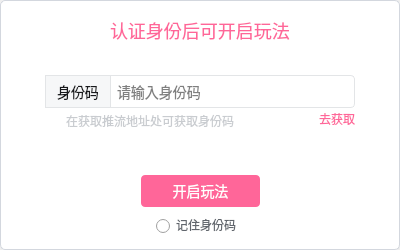
<?xml version="1.0" encoding="UTF-8"?>
<!-- Copyright (c) 2024 Sauntor

     Qili is licensed under Mulan PubL v2.
     You can use this software according to the terms and conditions of the Mulan PubL v2.
     You may obtain a copy of Mulan PubL v2 at:
              http://license.coscl.org.cn/MulanPubL-2.0
     THIS SOFTWARE IS PROVIDED ON AN "AS IS" BASIS, WITHOUT WARRANTIES OF ANY KIND,
     EITHER EXPRESS OR IMPLIED, INCLUDING BUT NOT LIMITED TO NON-INFRINGEMENT,
     MERCHANTABILITY OR FIT FOR A PARTICULAR PURPOSE.
     See the Mulan PubL v2 for more details.
-->
<ui version="4.0">
 <class>BilibiliGetCodeDialog</class>
 <widget class="QDialog" name="BilibiliGetCodeDialog">
  <property name="geometry">
   <rect>
    <x>0</x>
    <y>0</y>
    <width>400</width>
    <height>250</height>
   </rect>
  </property>
  <widget class="QWidget" name="widget_1" native="true">
   <property name="geometry">
    <rect>
     <x>0</x>
     <y>0</y>
     <width>400</width>
     <height>250</height>
    </rect>
   </property>
   <property name="windowTitle">
    <string>BilibiliGetCodeDialog</string>
   </property>
   <property name="styleSheet">
    <string notr="true">QWidget#widget_1{
	border-width: 1px;
	border-style: solid;
	border-color: rgb(211, 215, 222);
	border-radius:5px;
	background:white;
}
QPushButton{
	border: none;
}</string>
   </property>
   <widget class="QLabel" name="label">
    <property name="geometry">
     <rect>
      <x>0</x>
      <y>150</y>
      <width>138</width>
      <height>100</height>
     </rect>
    </property>
    <property name="text">
     <string/>
    </property>
    <property name="pixmap">
     <pixmap resource="images.qrc">:/image/bili-logo.svg</pixmap>
    </property>
   </widget>
   <widget class="QLabel" name="label_2">
    <property name="geometry">
     <rect>
      <x>110</x>
      <y>16</y>
      <width>180</width>
      <height>29</height>
     </rect>
    </property>
    <property name="font">
     <font>
      <pointsize>-1</pointsize>
      <bold>false</bold>
     </font>
    </property>
    <property name="styleSheet">
     <string notr="true">QLabel#label_2{
	font-size: 18px;
	font-weight: normal;
	line-height: 29px;
	letter-spacing: 0px;
	color: #FF6699;
}</string>
    </property>
    <property name="text">
     <string>认证身份后可开启玩法</string>
    </property>
   </widget>
   <widget class="QPushButton" name="startButton">
    <property name="geometry">
     <rect>
      <x>141</x>
      <y>175</y>
      <width>119</width>
      <height>32</height>
     </rect>
    </property>
    <property name="styleSheet">
     <string notr="true">QPushButton#startButton{
	font-size: 14px;
	font-weight: normal;
	line-height: 20px;
	letter-spacing: 0px;
	border-radius: 4px;
	background: #FF6699;
	color: #FFFFFF;
}
QPushButton#startButton:hover{
	background-color:rgb(255, 79, 135);
}
QPushButton#startButton:pressed{
	background-color:rgb(220, 88, 132);
}</string>
    </property>
    <property name="text">
     <string>开启玩法</string>
    </property>
   </widget>
   <widget class="QRadioButton" name="radioButton">
    <property name="geometry">
     <rect>
      <x>155</x>
      <y>215</y>
      <width>95</width>
      <height>20</height>
     </rect>
    </property>
    <property name="styleSheet">
     <string notr="true">QRadioButton#radioButton{
	font-size: 12px;
	font-weight: normal;
	line-height: 17px;
	letter-spacing: 0px;
	color: #61666D;
}
QRadioButton#radioButton::indicator {
    width: 15px;
    height: 15px;
}
QRadioButton#radioButton::indicator:checked {
    image: url(:/image/save.svg);
}</string>
    </property>
    <property name="text">
     <string>记住身份码</string>
    </property>
   </widget>
   <widget class="QPushButton" name="closeButton">
    <property name="geometry">
     <rect>
      <x>372</x>
      <y>15</y>
      <width>13</width>
      <height>13</height>
     </rect>
    </property>
    <property name="styleSheet">
     <string notr="true">QPushButton#closeButton{
	image:url(&quot;:/image/close.svg&quot;);
}
QPushButton#closeButton:hover{
	image:url(&quot;:/image/close_on.svg&quot;);
}
QPushButton#closeButton:pressed{
}</string>
    </property>
    <property name="text">
     <string notr="true"/>
    </property>
   </widget>
   <widget class="QLabel" name="label_3">
    <property name="geometry">
     <rect>
      <x>46</x>
      <y>114</y>
      <width>15</width>
      <height>15</height>
     </rect>
    </property>
    <property name="toolTip">
     <string>在获取推流地址处可获取身份码</string>
    </property>
    <property name="text">
     <string notr="true"/>
    </property>
    <property name="pixmap">
     <pixmap resource="images.qrc">:/image/help.svg</pixmap>
    </property>
   </widget>
   <widget class="QLabel" name="label_4">
    <property name="geometry">
     <rect>
      <x>66</x>
      <y>112</y>
      <width>168</width>
      <height>17</height>
     </rect>
    </property>
    <property name="toolTip">
     <string>在获取推流地址处可获取身份码</string>
    </property>
    <property name="styleSheet">
     <string notr="true">QLabel#label_4{
	font-size: 12px;
	font-weight: normal;
	line-height: 17px;
	letter-spacing: 0px;
	color: #C9CCD0;
}</string>
    </property>
    <property name="text">
     <string>在获取推流地址处可获取身份码</string>
    </property>
   </widget>
   <widget class="QPushButton" name="getCodeButton">
    <property name="geometry">
     <rect>
      <x>319</x>
      <y>110</y>
      <width>36</width>
      <height>17</height>
     </rect>
    </property>
    <property name="styleSheet">
     <string notr="true">QPushButton#getCodeButton{
	font-size: 12px;
	font-weight: normal;
	line-height: 17px;
	letter-spacing: 0px;
	color: #FF6699;
}
QPushButton#getCodeButton:hover{
	text-decoration:underline
}
QPushButton#getCodeButton:pressed{
	color:rgb(220, 88, 132);
}</string>
    </property>
    <property name="text">
     <string>去获取</string>
    </property>
   </widget>
   <widget class="QWidget" name="widget" native="true">
    <property name="geometry">
     <rect>
      <x>45</x>
      <y>75</y>
      <width>310</width>
      <height>33</height>
     </rect>
    </property>
    <property name="styleSheet">
     <string notr="true">QWidget#widget{
	border: 1px solid #E3E5E7;
	border-radius: 4px;
}</string>
    </property>
    <widget class="QLabel" name="label_5">
     <property name="geometry">
      <rect>
       <x>0</x>
       <y>0</y>
       <width>66</width>
       <height>33</height>
      </rect>
     </property>
     <property name="styleSheet">
      <string notr="true">QLabel#label_5{
	background: #F6F7F8;
	border: 1px solid #E3E5E7;
	font-size: 14px;
	font-weight: normal;
	line-height: 20px;
	letter-spacing: 0px;
	color: #18191C;
}</string>
     </property>
     <property name="text">
      <string>身份码</string>
     </property>
     <property name="alignment">
      <set>Qt::AlignCenter</set>
     </property>
    </widget>
    <widget class="QLineEdit" name="codeLineEdit">
     <property name="geometry">
      <rect>
       <x>70</x>
       <y>1</y>
       <width>210</width>
       <height>31</height>
      </rect>
     </property>
     <property name="font">
      <font>
       <pointsize>-1</pointsize>
       <bold>false</bold>
      </font>
     </property>
     <property name="styleSheet">
      <string notr="true">QLineEdit#codeLineEdit{
	border:one;
	font-size: 14px;
	font-weight: normal;
	line-height: 20px;
	letter-spacing: 0px;
}</string>
     </property>
     <property name="echoMode">
      <enum>QLineEdit::Password</enum>
     </property>
     <property name="placeholderText">
      <string>请输入身份码</string>
     </property>
    </widget>
    <widget class="QPushButton" name="clearButton">
     <property name="geometry">
      <rect>
       <x>292</x>
       <y>12</y>
       <width>10</width>
       <height>10</height>
      </rect>
     </property>
     <property name="styleSheet">
      <string notr="true">QPushButton#clearButton{
	image:url(&quot;:/image/clear.svg&quot;);
}
QPushButton#clearButton:hover{
	image:url(&quot;:/image/clear_on.svg&quot;);
}</string>
     </property>
     <property name="text">
      <string notr="true"/>
     </property>
    </widget>
   </widget>
  </widget>
 </widget>
 <resources>
  <include location="images.qrc"/>
 </resources>
 <connections/>
</ui>
